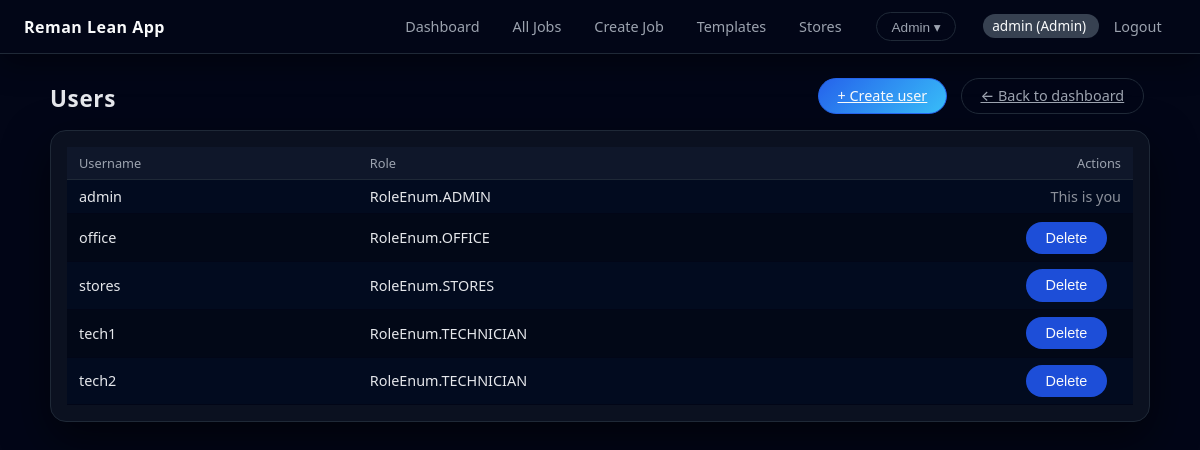
Page /admin/users (signed in) on the committed database.
### models.py (models this page shows)
class User(db.Model):
    __tablename__ = "users"
    id = db.Column(db.Integer, primary_key=True)
    username = db.Column(db.String(64), unique=True, nullable=False)
    password_hash = db.Column(db.String(128), nullable=False)
    role = db.Column(db.Enum(RoleEnum), nullable=False)
    created_at = db.Column(db.DateTime, default=datetime.utcnow)
    assigned_jobs = db.relationship(
        "Job",
        foreign_keys="Job.assigned_to_id",
        back_populates="assigned_to",
        lazy="dynamic",
    )

### app.py (the view)
@app.route("/admin/users")
@login_required
@roles_required(RoleEnum.ADMIN.value)
def users_list():
    users = User.query.order_by(User.username).all()
    return render_template("users_list.html", users=users)

### app.py (called while the page is built)
def login_required(view):
    @wraps(view)
    def wrapped_view(**kwargs):
        if "user_id" not in session:
            return redirect(url_for("login"))
        return view(**kwargs)
    return wrapped_view

def roles_required(*roles):
    def _role_val(r):
        if isinstance(r, RoleEnum):
            return r.value
        return str(r)
    allowed = {_role_val(r) for r in roles}
    def decorator(view):
        @wraps(view)
        def decorated(*args, **kwargs):
            user_id = session.get("user_id")
            if not user_id:
                return redirect(url_for("login"))
            user = User.query.get(user_id)
            if not user:
                abort(403)
            user_role_val = _role_val(user.role)
            if user_role_val not in allowed:
                abort(403)
            return view(*args, **kwargs)
        return decorated
    return decorator

def current_user():
    uid = session.get("user_id")
    if not uid:
        return None
    return User.query.get(uid)

@app.context_processor
def inject_globals():
    return {
        "JobStatusEnum": JobStatusEnum,
        "DecisionEnum": DecisionEnum,
        "StockStatusEnum": StockStatusEnum,
        "MeasurementResultEnum": MeasurementResultEnum,
        "RoleEnum": RoleEnum,
        "current_user": current_user(),
        "job_age_days": job_age_days,
        "next_action_for_job": next_action_for_job,
    }

### templates/users_list.html
{% extends "base.html" %}
{% block content %}
<div class="page-header">
    <h1>Users</h1>
    <div class="actions">
        <a class="button primary" href="{{ url_for('user_create') }}">
            + Create user
        </a>
        <a class="button secondary" href="{{ url_for('dashboard') }}">
            ← Back to dashboard
        </a>
    </div>
</div>
<div class="card">
    {% if not users %}
        <p>No users found.</p>
    {% else %}
        <table class="strip-survey-table">
            <thead>
                <tr>
                    <th>Username</th>
                    <th>Role</th>
                    <th style="width: 140px; text-align: right;">Actions</th>
                </tr>
            </thead>
            <tbody>
                {% for user in users %}
                    <tr>
                        <td>{{ user.username }}</td>
                        <td>{{ user.role }}</td>
                        <td style="text-align: right;">
                            {% if user.id == current_user.id %}
                                <span class="text-muted">This is you</span>
                            {% else %}
                                <form method="post"
                                      action="{{ url_for('user_delete', user_id=user.id) }}"
                                      class="inline-form"
                                      onsubmit="return confirm('Delete this user?');">
                                    <button type="submit" class="button">
                                        Delete
                                    </button>
                                </form>
                            {% endif %}
                        </td>
                    </tr>
                {% endfor %}
            </tbody>
        </table>
    {% endif %}
</div>
{% endblock %}

### templates/base.html (shortened to what this page needs)
<!doctype html>
<html lang="en">
<head>
    <link rel="stylesheet" href="{{ url_for('static', filename='style.css') }}">
</head>
<body>
    <header class="top-bar">
        <div class="brand">Reman Lean App</div>
        <nav class="nav">
            {% if current_user %}
                {% set role = current_user.role.value %}
                {% if role in ['Admin', 'Office'] %}
                    <a href="{{ url_for('dashboard') }}">Dashboard</a>
                    <a href="{{ url_for('jobs_list') }}">All Jobs</a>
                    <a href="{{ url_for('job_create') }}">Create Job</a>
                    <a href="{{ url_for('templates_list') }}">Templates</a>
                    <a href="{{ url_for('stores_hub', view='per_engine') }}">Stores</a>
                {% elif role == 'Stores' %}
                    <a href="{{ url_for('stores_hub', view='master') }}">Stores</a>
                {% else %}
                    <a href="{{ url_for('dashboard') }}">Dashboard</a>
                    <a href="{{ url_for('jobs_list') }}">All Jobs</a>
                {% endif %}
                {% if role == 'Admin' %}
                    <div class="nav-admin-dropdown">
                        <button class="nav-admin-trigger" type="button">
                            Admin ▾
                        </button>
                    </div>
                {% endif %}
                <span class="user-pill">
                    {{ current_user.username }} ({{ current_user.role.value }})
                </span>
                <a href="{{ url_for('logout') }}">Logout</a>
            {% endif %}
        </nav>
    </header>
    <main class="container">
        {% block content %}{% endblock %}
    </main>
</body>
</html>

### static/style.css (style rules this page uses)
:root { --bg-base: #020617; --bg-elevated: #02091c; --bg-card: #0b1120; --bg-card-soft: #111827; --bg-section-header: #020617; --bg-table-header: #0f172a; --border-subtle: #1f2937; --border-strong: #334155; --accent: #2563eb; --accent-soft: #1d4ed8; --accent-faint: #1e293b; --text-main: #e5e7eb; --text-soft: #9ca3af; --text-muted: #6b7280; --danger: #f97373; --success: #4ade80; --warning: #facc15; --radius-lg: 16px; --radius-md: 10px; --shadow-soft: 0 18px 45px rgba(0, 0, 0, 0.55); --gap-1: 4px; --gap-2: 8px; --gap-3: 12px; --gap-4: 16px; --gap-5: 24px; --gap-6: 32px; }
html, body { margin: 0; background: var(--bg-base); color: var(--text-main); font-family: system-ui, -apple-system, BlinkMacSystemFont, "SF Pro Text", "Segoe UI", sans-serif; }
main, .page-content, .content-wrapper { max-width: 1200px; margin: var(--gap-5) auto var(--gap-6); padding: 0 var(--gap-4); }
.container { max-width: 1100px; margin: 1.5rem auto 2rem; padding: 0 1rem; }
.top-bar, body > header, .navbar { display: flex; justify-content: space-between; align-items: center; padding: 0.75rem 1.5rem; background: #020617; color: #f9fafb; border-bottom: 1px solid var(--border-subtle); box-shadow: 0 10px 30px rgba(0, 0, 0, 0.4); }
.brand, body > header .app-title, .navbar .app-title { font-weight: 600; letter-spacing: 0.03em; }
.nav a, .navbar a, body > header nav a { color: var(--text-soft); padding: 0.35rem 0.9rem; border-radius: 999px; text-decoration: none; font-size: 0.9rem; }
.user-pill { margin-left: 1rem; padding: 0.15rem 0.6rem; border-radius: 999px; background: #374151; font-size: 0.85rem; }
.nav-admin-dropdown { position: relative; display: inline-block; margin-left: 1rem; }
.nav-admin-trigger { border-radius: 999px; border: 1px solid var(--border-subtle); background: #020617; color: var(--text-soft); padding: 0.35rem 0.9rem; font-size: 0.85rem; display: inline-flex; align-items: center; gap: 0.35rem; }
.page-header { display: flex; justify-content: space-between; align-items: flex-end; gap: var(--gap-3); margin-bottom: var(--gap-4); }
.page-header h1 { margin: 0; font-size: 1.4rem; letter-spacing: 0.03em; }
.page-header .actions { display: flex; flex-wrap: wrap; gap: 0.5rem; }
.page-header .actions .button.secondary { background: transparent; border-color: var(--border-subtle); color: var(--text-soft); }
.card { background: var(--bg-card); border-radius: var(--radius-lg); border: 1px solid var(--border-subtle); box-shadow: var(--shadow-soft); padding: var(--gap-4); margin-bottom: var(--gap-4); }
button, .button, .actions button { border-radius: 999px; border: 1px solid transparent; padding: 0.45rem 1.15rem; font-size: 0.9rem; font-weight: 500; background: var(--accent-soft); color: #f9fafb; cursor: pointer; margin-right: 0.4rem; transition: background 0.12s ease, transform 0.06s ease, box-shadow 0.12s ease; }
button.primary, .actions .primary { background: linear-gradient(135deg, #2563eb, #38bdf8); border-color: #2563eb; }
.inline-form { display: inline-block; margin-right: 0.5rem; }
table { width: 100%; border-collapse: collapse; background-color: transparent !important; }
th, td { padding: 0.45rem 0.75rem; border-bottom: 1px solid #020617; font-size: 0.9rem; text-align: left; vertical-align: middle; }
tr > th, thead, thead tr, thead th { background-color: var(--bg-table-header) !important; background: var(--bg-table-header) !important; color: var(--text-soft) !important; border-bottom: 1px solid var(--border-subtle) !important; font-weight: 500; font-size: 0.8rem; }
tbody tr { background-color: #020b1f !important; }
tbody tr:nth-child(even) { background-color: #020817 !important; }
.text-muted { opacity: 0.6; }

### rows in the picture
User: username "admin", role.value "Admin", role "RoleEnum.ADMIN", shows "This is you"
User: username "office", role "RoleEnum.OFFICE"
User: username "stores", role "RoleEnum.STORES"
User: username "tech1", role "RoleEnum.TECHNICIAN"
User: username "tech2", role "RoleEnum.TECHNICIAN"
